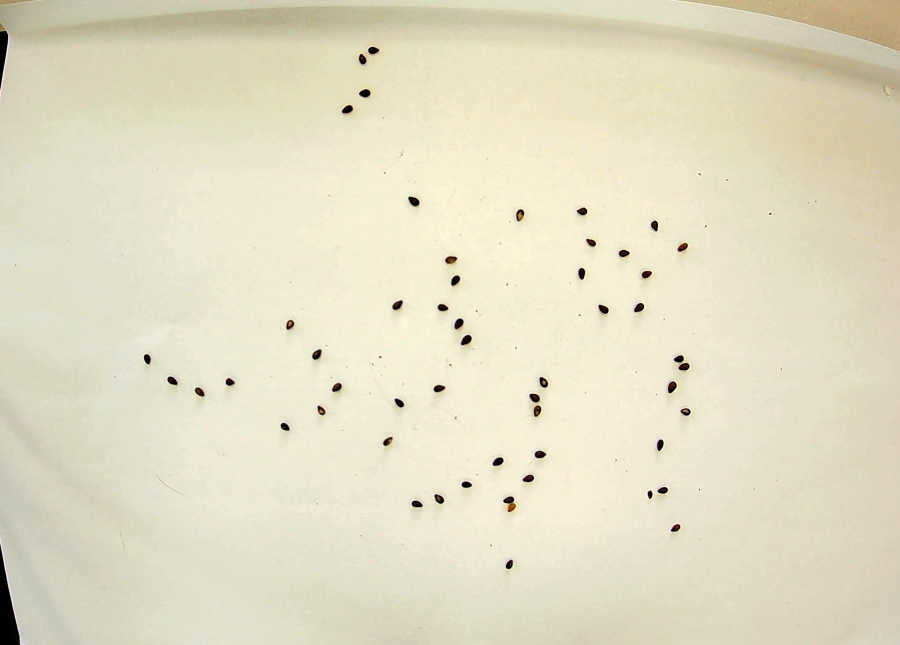
#> input picture image.jpg, 1800 x 1290 px (shown at 1/2 size)
$ python count_larvae.py --noSesami image.jpg --Sesami image.jpg
#> lines starting #> are read from the running program, lines starting #| are printed output that depends on the picture; after the words box and inside, x2 and y2 are one past the last pixel; in counts of white or black regions, pixels touching at a corner belong together; long printed decimals are rounded
### larvae_detection.py
import cv2
import numpy as numpy

class SESAMI:
    def __init__(self, reSize=(1800,1290), vThresh1=210, vThresh2=120, vErode=2, vDilate=4, debug=False):
        self.resize = reSize
        self.thresh1 = vThresh1
        self.thresh2 = vThresh2
        self.erode = vErode
        self.dilate = vDilate
        self.indexNum = 0
        self.debug = debug

    def countSesami(self, image, minSize=25, maxSize=450):
#> called with minSize = 20, maxSize = 300
        self.indexNum += 1
#> self.indexNum = 1
        numSesami = 0

        image = cv2.resize(image, self.resize, interpolation = cv2.INTER_AREA)
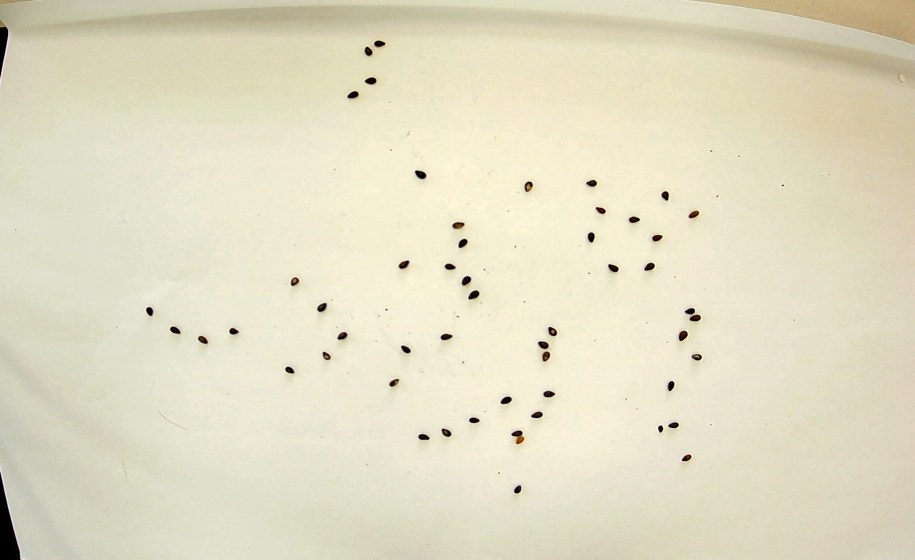
#> image: shape (1678, 2744, 3) (shown at 1/3 size); mean of channels 0, 1, 2 196.2, 221.5, 226.7; drawn as B, G, R
        if(self.debug==True and self.indexNum==2):
            # cv2.imshow("Original #" + str(self.indexNum) , image)
            # cv2.imwrite("original.png", image)
            pass

        gray1 = cv2.cvtColor(image, cv2.COLOR_BGR2GRAY)
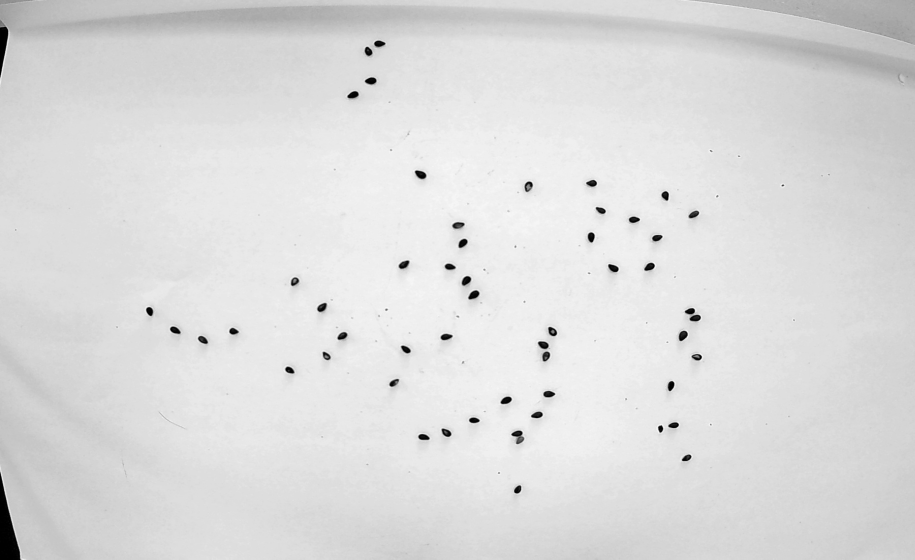
#> gray1: shape (1678, 2744) (shown at 1/3 size); min 0, max 253, mean 220.1
        (T, gray1) = cv2.threshold(gray1, self.thresh1, 255, cv2.THRESH_BINARY)
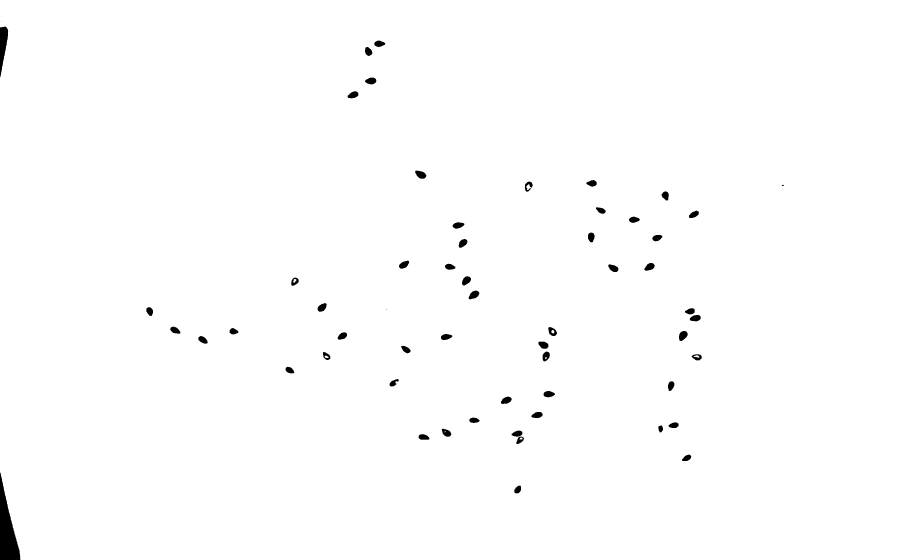
#> gray1: shape (1678, 2744) (shown at 1/3 size); 99.3% white; 58 black regions (3 under 20 px), largest, box (x1, y1, x2, y2) and area: (0, 1417, 61, 1678) 8136, (0, 80, 25, 232) 2188, (2037, 993, 2063, 1023) 564
#> T = 100
        gray1 = cv2.erode(gray1, None, iterations=self.erode)
#> gray1: shape (1678, 2744); 99.1% white; 57 black regions (2 under 20 px), largest, box (x1, y1, x2, y2) and area: (0, 1416, 62, 1678) 8463, (0, 79, 26, 233) 2394, (1534, 1291, 1573, 1333) 939
        gray1 = cv2.dilate(gray1, None, iterations=self.dilate)
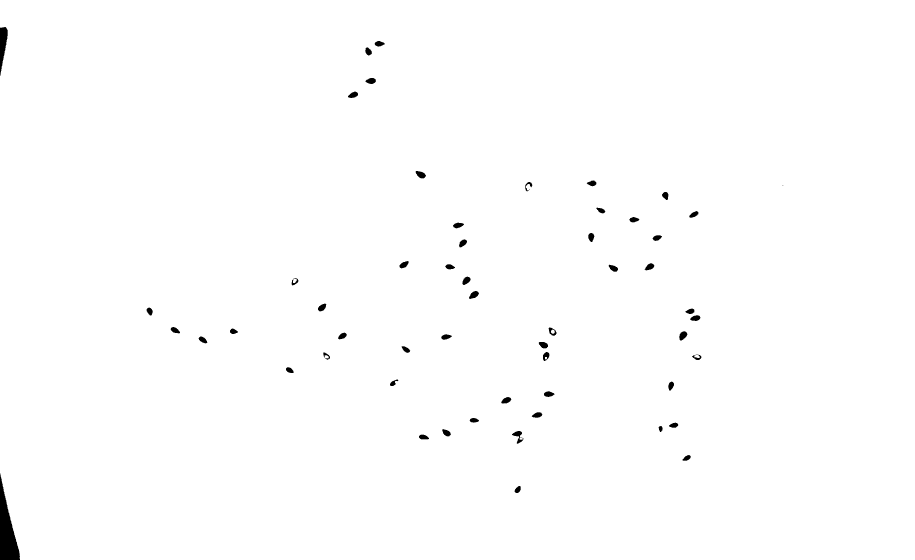
#> gray1: shape (1678, 2744) (shown at 1/3 size); 99.4% white; 55 black regions (1 under 20 px), largest, box (x1, y1, x2, y2) and area: (0, 1420, 60, 1678) 7815, (0, 81, 23, 228) 1987, (1536, 1293, 1570, 1331) 531

        lab = cv2.cvtColor(image, cv2.COLOR_BGR2LAB)
#> lab: shape (1678, 2744, 3); mean of channels 0, 1, 2 224.5, 125.6, 141
        (L, A, gray2) = cv2.split(lab)
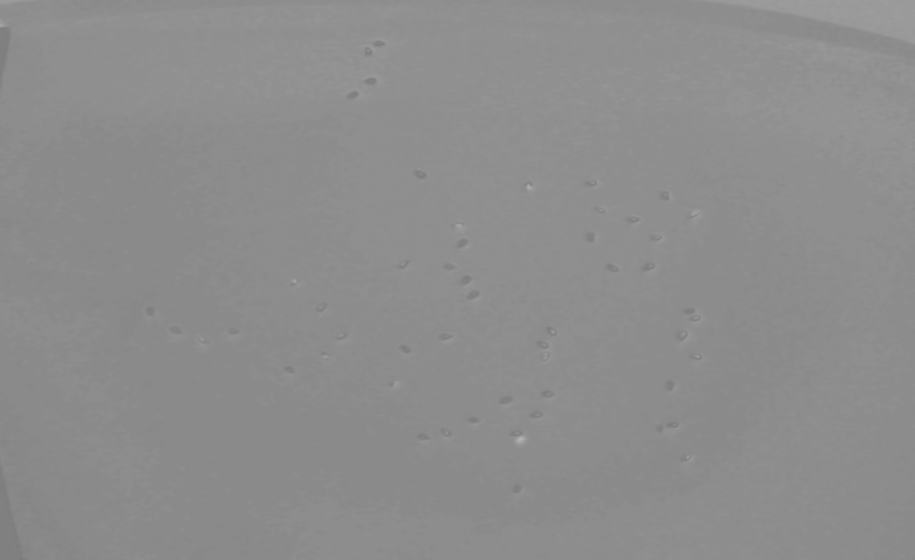
#> gray2: shape (1678, 2744) (shown at 1/3 size); min 121, max 179, mean 141
        (T, gray2) = cv2.threshold(gray2, self.thresh2, 255, cv2.THRESH_BINARY)
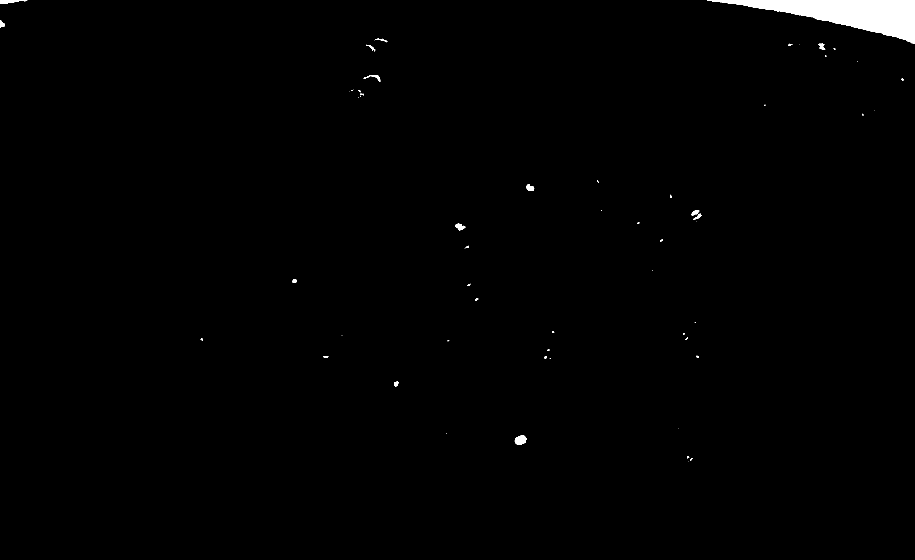
#> gray2: shape (1678, 2744) (shown at 1/3 size); 0.86% white; 65 white regions (33 under 20 px), largest, box (x1, y1, x2, y2) and area: (2121, 0, 2744, 130) 35159, (1544, 1306, 1580, 1335) 735, (0, 0, 82, 12) 541
#> T = 150
        gray2 = cv2.erode(gray2, None, iterations=self.erode)
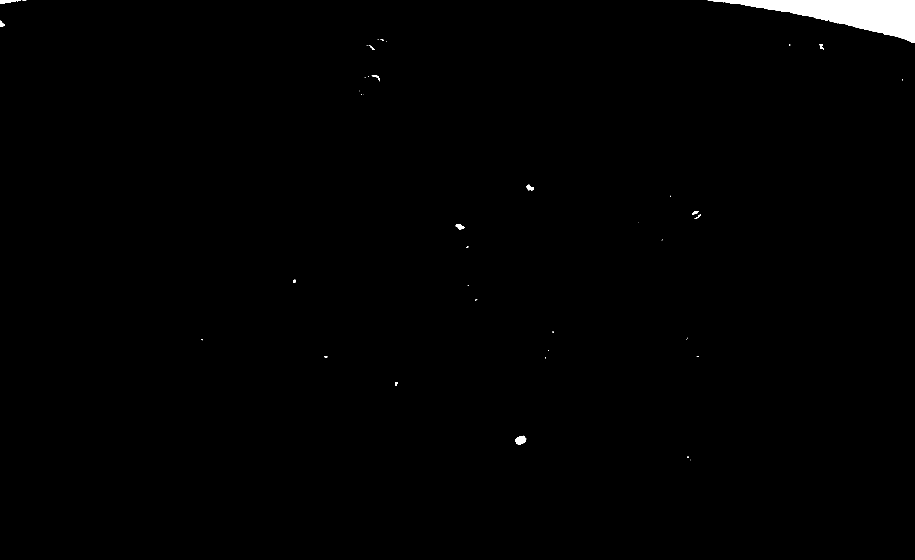
#> gray2: shape (1678, 2744) (shown at 1/3 size); 0.8% white; 42 white regions (27 under 20 px), largest, box (x1, y1, x2, y2) and area: (2123, 0, 2744, 129) 34326, (1546, 1307, 1579, 1334) 608, (0, 0, 63, 10) 416
        gray2 = cv2.dilate(gray2, None, iterations=self.dilate)
#> gray2: shape (1678, 2744); 0.9% white; 37 white regions, largest, box (x1, y1, x2, y2) and area: (2121, 0, 2744, 131) 35862, (1544, 1305, 1581, 1336) 864, (0, 0, 81, 12) 627

        gray = cv2.bitwise_or(gray1, gray2)
#> gray: shape (1678, 2744); 99.4% white; 55 black regions (1 under 20 px)

        # if(self.debug==True and self.indexNum==2):
        if(self.debug==True):
            cv2.imwrite("larvae_folder/GRAY1.jpg", gray1)
            cv2.imwrite("larvae_folder/GRAY2.jpg", gray2)
            cv2.imwrite("larvae_folder/Final_GRAY.jpg", gray)
            # pass

        (cnts, _) = cv2.findContours(gray, cv2.RETR_LIST, cv2.CHAIN_APPROX_SIMPLE)
#> cnts = 59 contours, 3 with area under 20; largest, box (x1, y1, x2, y2) and area: (0, 0, 2744, 1678) 4590230, (2037, 993, 2063, 1023) 492, (1246, 512, 1279, 536) 488, (1406, 872, 1438, 898) 478, (1095, 233, 1129, 253) 442
        for (i, c) in enumerate(cnts):
            area = cv2.contourArea(c)
            (x, y, w, h) = cv2.boundingRect(c)
            hull = cv2.convexHull(c)
            hullArea = cv2.contourArea(hull)
            solidity = (area / float(hullArea)) if (hullArea>0) else 0

            # if(self.debug==True and self.indexNum==2):
            if(self.debug==True):
                print ("area:{} , hullArea:{}, solidity:{}".format(area,hullArea,solidity))

            if((area>=minSize and area<=maxSize)):
                if((solidity>=0.7 and solidity<=1)):
                    numSesami += 1
                    ((x, y), radius) = cv2.minEnclosingCircle(c)
                    cv2.drawContours(image, [c], -1, (0, 255, 0), 2)
#> this loop made 59 passes
#> (area, w, h, hullArea, solidity, radius) on passes 1, 2, 6, 13, 15, 16, 21, 26, 27: (297.5, 20, 23, 305, 0.975, 12.62), (255, 27, 19, 305.5, 0.835, 14.32), (176, 14, 20, 185, 0.951, 9.71), (237.5, 27, 22, 306.5, 0.775, 15.01), (51.5, 8, 9, 53, 0.972, 5), (255.5, 30, 18, 360.5, 0.709, 14.64), (43, 8, 8, 43.5, 0.989, 4.95), (94.5, 11, 12, 94.5, 1, 6.04), (297, 26, 19, 309, 0.961, 12.76)
#> (area, w, h, hullArea, solidity) on passes 3, 4, 5, 7, 8, 9: (359, 32, 16, 363.5, 0.988), (368.5, 32, 18, 382.5, 0.963), (396.5, 28, 24, 413, 0.96), (327, 30, 17, 340.5, 0.96), (310, 30, 16, 324, 0.957), (394, 34, 18, 407, 0.968)
#| area:297.5 , hullArea:305.0, solidity:0.9754
#| area:255.0 , hullArea:305.5, solidity:0.8347
#| area:359.0 , hullArea:363.5, solidity:0.9876
#| area:368.5 , hullArea:382.5, solidity:0.9634
#| area:396.5 , hullArea:413.0, solidity:0.96
#| area:176.0 , hullArea:185.0, solidity:0.9514
#| area:327.0 , hullArea:340.5, solidity:0.9604
#| area:310.0 , hullArea:324.0, solidity:0.9568
#> (further printed lines are left out)
#> after the loop, numSesami = 9

        # if(self.debug==True and self.indexNum==2):
        if(self.debug==True):
            font = cv2.FONT_HERSHEY_COMPLEX_SMALL
#> font = 5
            cv2.putText(image, "larvae count: " + str(numSesami), (image.shape[1]-500, 40), font, 2, (255, 1, 126), 3)
            cv2.imwrite("larvae_folder/detectedLarvae.png", image)
            # cv2.imshow("Sesami #" + str(self.indexNum) , image)

        return numSesami, image

### count_larvae.py
import argparse
import cv2
#import numpy as np
from larvae_detection import SESAMI

# You can adjust the values here ---------------
reSize=(2744,1678)
#-----------------------------------------------

ap = argparse.ArgumentParser()
ap.add_argument("-n", "--noSesami", required=True, help="Path to the image path with no Sesami")
ap.add_argument("-s", "--Sesami", required=True, help="Path to the image with Sesami")

args = vars(ap.parse_args())

objSesami = SESAMI(reSize=reSize, vThresh1=100, vThresh2=150, vErode=1, vDilate=2, debug=True)

# numNoSesami = objSesami.countSesami(cv2.imread(args["noSesami"]), minSize=35, maxSize=450)
numSesami, image = objSesami.countSesami(cv2.imread(args["Sesami"]), minSize=20, maxSize=300)
#> numSesami = 9
# countSesami = (numSesami-numNoSesami) if (numSesami-numNoSesami>0) else 0

print("Sesami count: {}".format(numSesami))
#| Sesami count: 9

cv2.waitKey(0)
